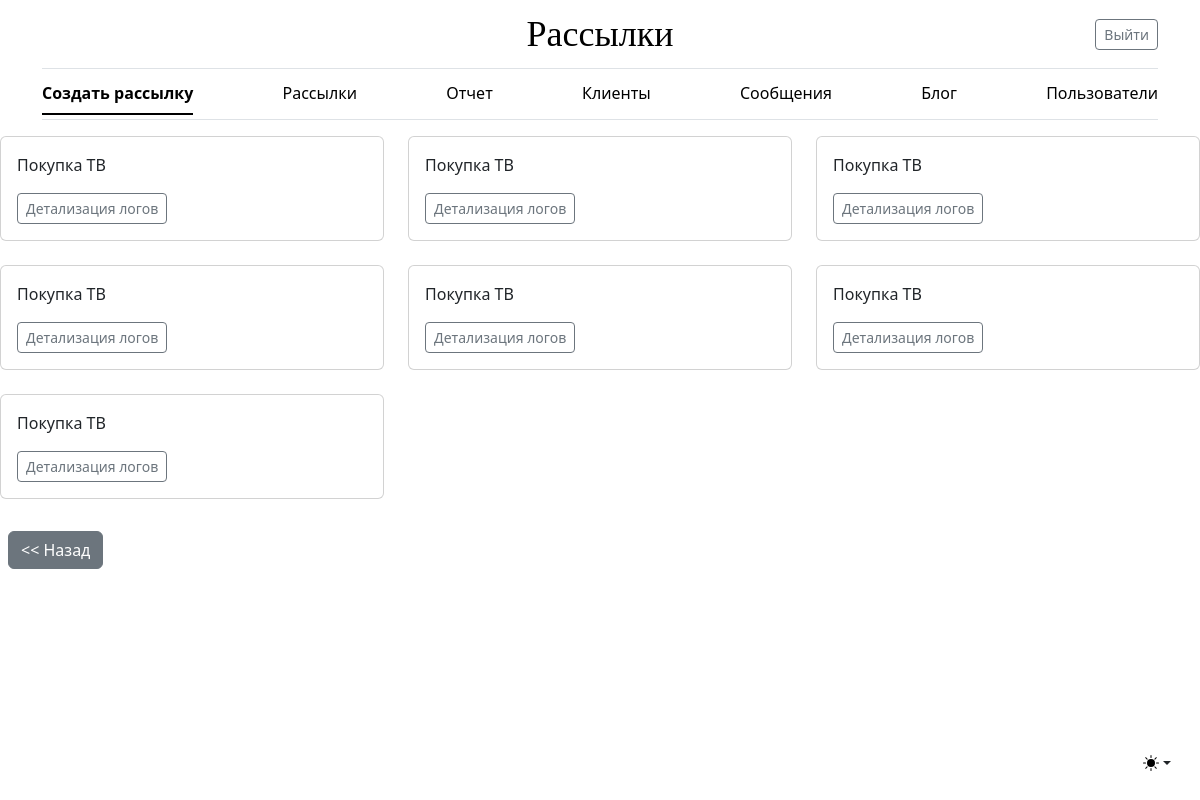
Page /log/ (signed in) on the committed database.
### mailing/models.py (models this page shows)
class Log(models.Model):
    STATUS = (
        ('success', 'Успешно'),
        ('error', 'Ошибка'),
    )
    message = models.ForeignKey('Message', on_delete=models.CASCADE, **NULLABLE, verbose_name='Сообщение')
    date_attempt = models.DateTimeField(auto_now=True, verbose_name='Дата и время отправки')
    attempt_status = models.CharField(max_length=20, choices=STATUS, verbose_name='Статус отправки')
    server_response = models.TextField(**NULLABLE, verbose_name='Ответ сервера')
    class Meta:
        verbose_name = 'Лог'
        verbose_name_plural = 'Логи'

class Message(models.Model):
    subject_message = models.CharField(max_length=255, **NULLABLE,
                                       verbose_name='Тема сообщения')
    message = models.TextField(**NULLABLE, verbose_name='Сообщение')
    owner = models.ForeignKey(settings.AUTH_USER_MODEL, on_delete=models.SET_NULL, **NULLABLE,
                              verbose_name='Владелец')
    def __str__(self):
        return f'{self.subject_message}'
    class Meta:
        verbose_name = 'Сообщение'
        verbose_name_plural = 'Сообщения'

### mailing/views.py (the view)
# urls.py: path('log/', LogListView.as_view(), name='log_list'),
class LogListView(LoginRequiredMixin, ListView):
    model = Log

### mailing/templates/mailing/log_list.html
{% extends 'mailing/base.html' %}
{% block content %}
<div class="row">
    {% for object in object_list %}
        <div class="col-md-4">
            <div class="card mb-4 box-shadow">
                <div class="card-body">
                    <p class="card-text">{{ object.message }}</p>
                    <div class="d-flex justify-content-between align-items-center">
                        <div class="btn-group">
                            <a href="{% url 'mailing:log_details' object.pk %}"
                               class="btn btn-sm btn-outline-secondary">Детализация логов</a>
                        </div>
                    </div>
                </div>
            </div>
        </div>
    {% endfor %}
</div>
<div class="col-12">
    <a href="{% url 'mailing:setting_list' %}" class="btn btn-secondary m-2"><< Назад</a>
</div>
{% endblock %}

### rows in the picture
Log: message "Покупка ТВ"
Log: message "Покупка ТВ"
Log: message "Покупка ТВ"
Log: message "Покупка ТВ"
Log: message "Покупка ТВ"
Log: message "Покупка ТВ"
Log: message "Покупка ТВ"
